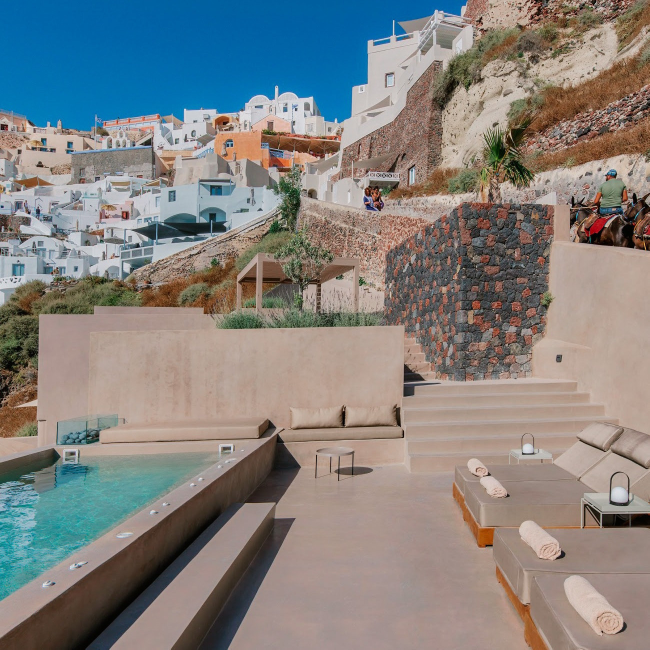
#> input picture image1.jpg, 1299 x 1299 px (shown at 1/2 size)
$ python app.py
#> lines starting #> are read from the running program, lines starting #| are printed output that depends on the picture
#!/usr/bin/env python3
import cv2
from PIL import Image
import imagehash
import numpy as np

def canny_128(image_path):
    """Load image, grayscale, Canny edge detect, resize to 128x128."""
#> called with image_path = 'image1.jpg'
    img = cv2.imread(str(image_path), cv2.IMREAD_GRAYSCALE)
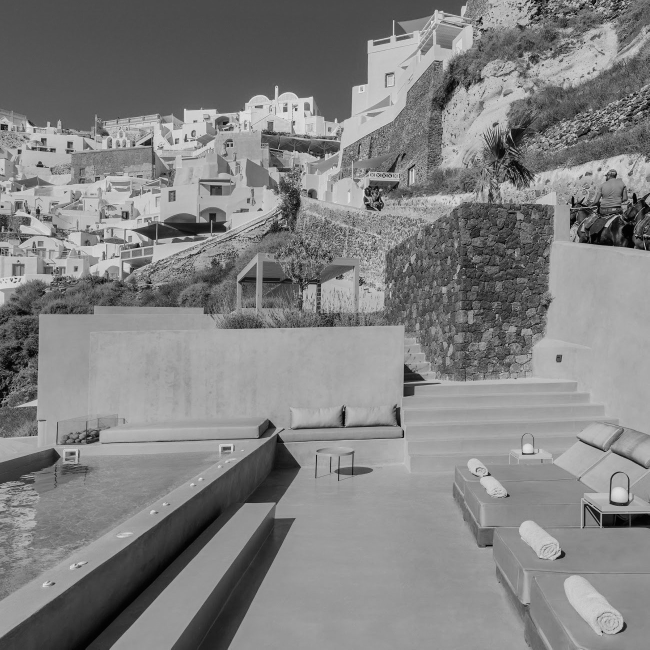
#> img: shape (1299, 1299) (shown at 1/2 size); min 0, max 250, mean 129.9
    if img is None:
        raise FileNotFoundError(f"Image not found: {image_path}")
    edges = cv2.Canny(img, 100, 200, L2gradient=True)
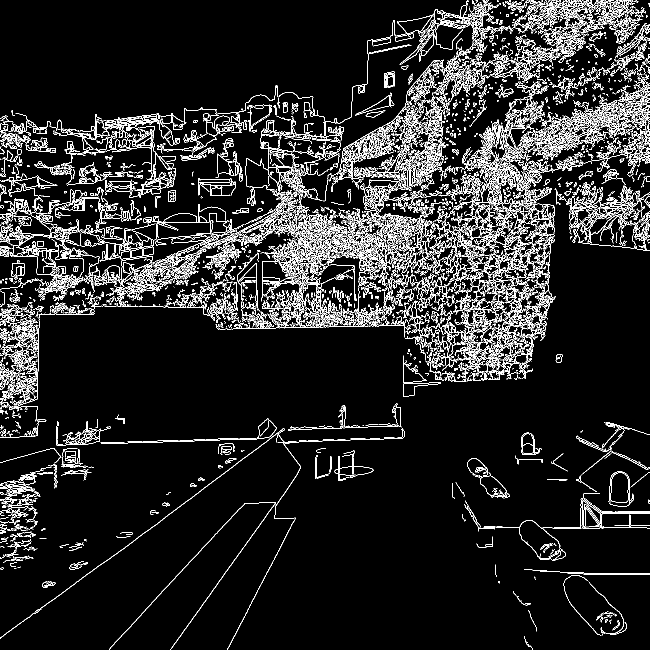
#> edges: shape (1299, 1299) (shown at 1/2 size); 9.4% white in thin lines or dots
    resized = cv2.resize(edges, (128, 128), interpolation=cv2.INTER_AREA)
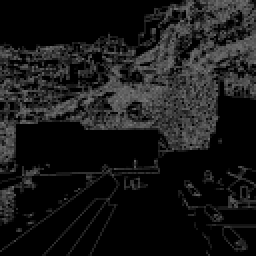
#> resized: shape (128, 128) (shown 2 times larger); min 0, max 123, mean 23.9
    return Image.fromarray(resized)

def compute_rotation_hashes(image_path):
    """Return a list of 360 dhashes, one per rotation degree, as integers."""
    image = canny_128(image_path)
    hashes = []
    for angle in range(360):
        rotated = image.rotate(angle)
        hash_obj = imagehash.dhash(rotated)
        # Convert hex string to integer directly
        hash_int = int(str(hash_obj), 16)
        hashes.append(hash_int)
#> after the loop, hashes = []
    return hashes

# [66 lines left out: functions hamming_distance, compare_hash_sets, orb_feature_match, compare_orb_tokens, orb_token, not called in this run]

if __name__ == "__main__":
#> (the run stopped early here; a loop or call above may not have finished)
